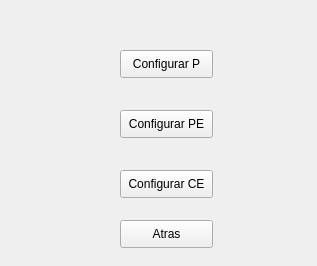
<?xml version="1.0" encoding="UTF-8"?>
<ui version="4.0">
 <class>SelectorConfiguracionMPLS</class>
 <widget class="QWidget" name="SelectorConfiguracionMPLS">
  <property name="geometry">
   <rect>
    <x>0</x>
    <y>0</y>
    <width>317</width>
    <height>266</height>
   </rect>
  </property>
  <property name="windowTitle">
   <string>Form</string>
  </property>
  <widget class="QPushButton" name="btn_configurarP">
   <property name="geometry">
    <rect>
     <x>120</x>
     <y>50</y>
     <width>93</width>
     <height>28</height>
    </rect>
   </property>
   <property name="text">
    <string>Configurar P</string>
   </property>
  </widget>
  <widget class="QPushButton" name="btn_configurarPE">
   <property name="geometry">
    <rect>
     <x>120</x>
     <y>110</y>
     <width>93</width>
     <height>28</height>
    </rect>
   </property>
   <property name="text">
    <string>Configurar PE</string>
   </property>
  </widget>
  <widget class="QPushButton" name="btn_configurarCE">
   <property name="geometry">
    <rect>
     <x>120</x>
     <y>170</y>
     <width>93</width>
     <height>28</height>
    </rect>
   </property>
   <property name="text">
    <string>Configurar CE</string>
   </property>
  </widget>
  <widget class="QPushButton" name="btn_atras">
   <property name="geometry">
    <rect>
     <x>120</x>
     <y>220</y>
     <width>93</width>
     <height>28</height>
    </rect>
   </property>
   <property name="text">
    <string>Atras</string>
   </property>
  </widget>
 </widget>
 <resources/>
 <connections/>
</ui>
